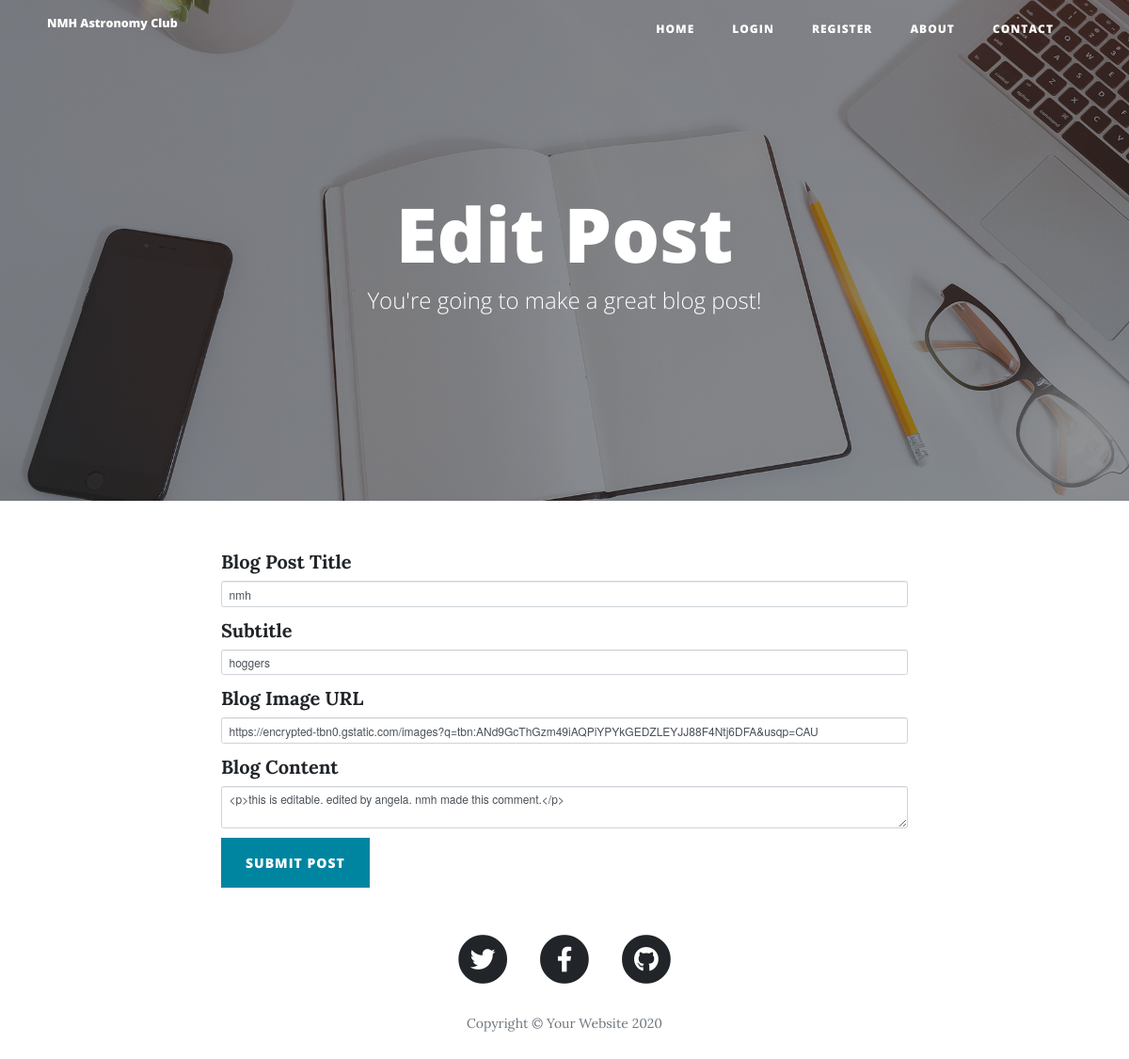
The page /edit-post/4 on the database its author committed.
### main.py (models this page shows)
class BlogPost(db.Model):
    __tablename__ = "blog_posts"
    id = db.Column(db.Integer, primary_key=True)
    author_id = db.Column(db.Integer, db.ForeignKey("users.id"))
    author = relationship("User", back_populates="posts")
    title = db.Column(db.String(250), unique=True, nullable=False)
    subtitle = db.Column(db.String(250), nullable=False)
    date = db.Column(db.String(250), nullable=False)
    body = db.Column(db.Text, nullable=False)
    img_url = db.Column(db.String(250), nullable=False)
    comments = relationship("Comment", back_populates="parent_post")

### main.py (the view, shortened to what this page needs)
@app.route("/edit-post/<int:post_id>", methods=["GET", "POST"])
def edit_post(post_id):
    post = BlogPost.query.get(post_id)
    edit_form = CreatePostForm(
        title=post.title,
        subtitle=post.subtitle,
        img_url=post.img_url,
        author=current_user,
        body=post.body
    )
    return render_template("make-post.html", form=edit_form, is_edit=True, current_user=current_user)

### forms.py
class CreatePostForm(FlaskForm):
    title = StringField("Blog Post Title", validators=[DataRequired()])
    subtitle = StringField("Subtitle", validators=[DataRequired()])
    img_url = StringField("Blog Image URL", validators=[DataRequired(), URL()])
    body = CKEditorField("Blog Content", validators=[DataRequired()])
    submit = SubmitField("Submit Post")

### templates/make-post.html (shortened to what this page needs)
{% extends 'bootstrap/base.html' %}
{% import "bootstrap/wtf.html" as wtf %}
{% block content %}
{% include "header.html" %}
  <header class="masthead" style="background-image: url('{{ url_for('static', filename='img/edit-bg.jpg')}}')">
    <div class="overlay"></div>
    <div class="container">
      <div class="row">
        <div class="col-lg-8 col-md-10 mx-auto">
          <div class="page-heading">
            {% if is_edit: %}
            <h1>Edit Post</h1>
            {% else: %}
            <h1>New Post</h1>
            {% endif %}
            <span class="subheading">You're going to make a great blog post!</span>
          </div>
        </div>
      </div>
    </div>
  </header>
  <div class="container">
    <div class="row">
      <div class="col-lg-8 col-md-10 mx-auto">
        {{ wtf.quick_form(form, novalidate=True, button_map={"submit": "primary"}) }}
      </div>
    </div>
  </div>
{% include "footer.html" %}
{% endblock %}

### rows shown on the page
BlogPost: title "nmh", subtitle "hoggers", img_url "https://encrypted-tbn0.gstatic.com/images?q=tbn:ANd9GcThGzm49iAQPiYPYkGEDZLEYJJ88F4Ntj6DFA&usqp=CAU", body "<p>this is editable. edited by angela. nmh made this comment.</p>"
